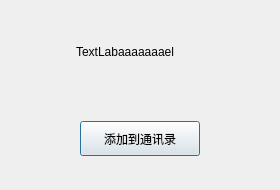
<?xml version="1.0" encoding="UTF-8"?>
<ui version="4.0">
 <class>FindSuccessDlg</class>
 <widget class="QDialog" name="FindSuccessDlg">
  <property name="geometry">
   <rect>
    <x>0</x>
    <y>0</y>
    <width>280</width>
    <height>190</height>
   </rect>
  </property>
  <property name="sizePolicy">
   <sizepolicy hsizetype="Preferred" vsizetype="Preferred">
    <horstretch>0</horstretch>
    <verstretch>0</verstretch>
   </sizepolicy>
  </property>
  <property name="minimumSize">
   <size>
    <width>280</width>
    <height>190</height>
   </size>
  </property>
  <property name="maximumSize">
   <size>
    <width>280</width>
    <height>190</height>
   </size>
  </property>
  <property name="windowTitle">
   <string>Dialog</string>
  </property>
  <layout class="QVBoxLayout" name="verticalLayout">
   <item>
    <widget class="QWidget" name="widget" native="true">
     <layout class="QHBoxLayout" name="horizontalLayout">
      <item>
       <widget class="QLabel" name="head_lb">
        <property name="minimumSize">
         <size>
          <width>50</width>
          <height>50</height>
         </size>
        </property>
        <property name="maximumSize">
         <size>
          <width>50</width>
          <height>50</height>
         </size>
        </property>
        <property name="text">
         <string/>
        </property>
       </widget>
      </item>
      <item>
       <widget class="QLabel" name="name_lb">
        <property name="text">
         <string>TextLabaaaaaaael</string>
        </property>
       </widget>
      </item>
      <item>
       <spacer name="horizontalSpacer">
        <property name="orientation">
         <enum>Qt::Orientation::Horizontal</enum>
        </property>
        <property name="sizeHint" stdset="0">
         <size>
          <width>123</width>
          <height>20</height>
         </size>
        </property>
       </spacer>
      </item>
     </layout>
    </widget>
   </item>
   <item>
    <widget class="QWidget" name="widget_2" native="true">
     <layout class="QHBoxLayout" name="horizontalLayout_2">
      <item>
       <widget class="ClickedBtn" name="add_friend_btn">
        <property name="minimumSize">
         <size>
          <width>120</width>
          <height>35</height>
         </size>
        </property>
        <property name="maximumSize">
         <size>
          <width>120</width>
          <height>35</height>
         </size>
        </property>
        <property name="text">
         <string>添加到通讯录</string>
        </property>
       </widget>
      </item>
     </layout>
    </widget>
   </item>
  </layout>
 </widget>
 <customwidgets>
  <customwidget>
   <class>ClickedBtn</class>
   <extends>QPushButton</extends>
   <header location="global">clickedbtn.h</header>
  </customwidget>
 </customwidgets>
 <resources/>
 <connections/>
</ui>
